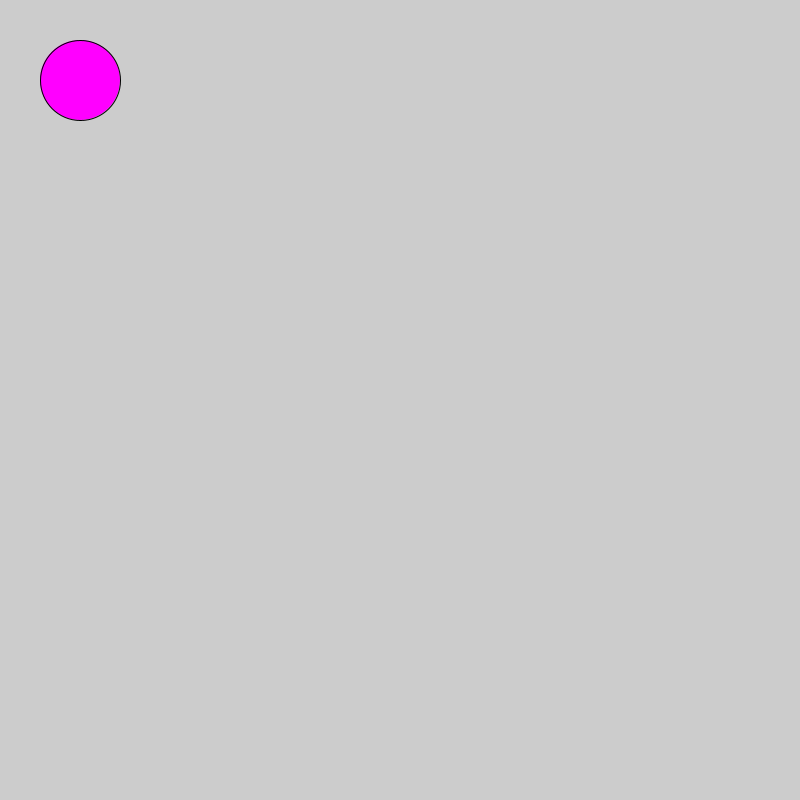
Frame 1 (no input)
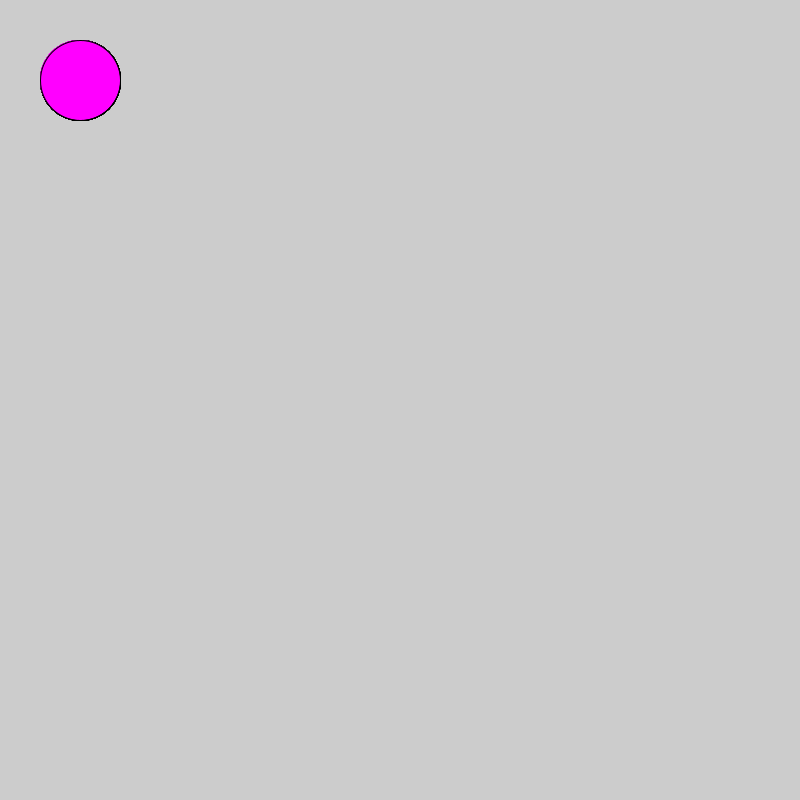
Frame 60 (the mouse pressed at the canvas centre just before this capture)
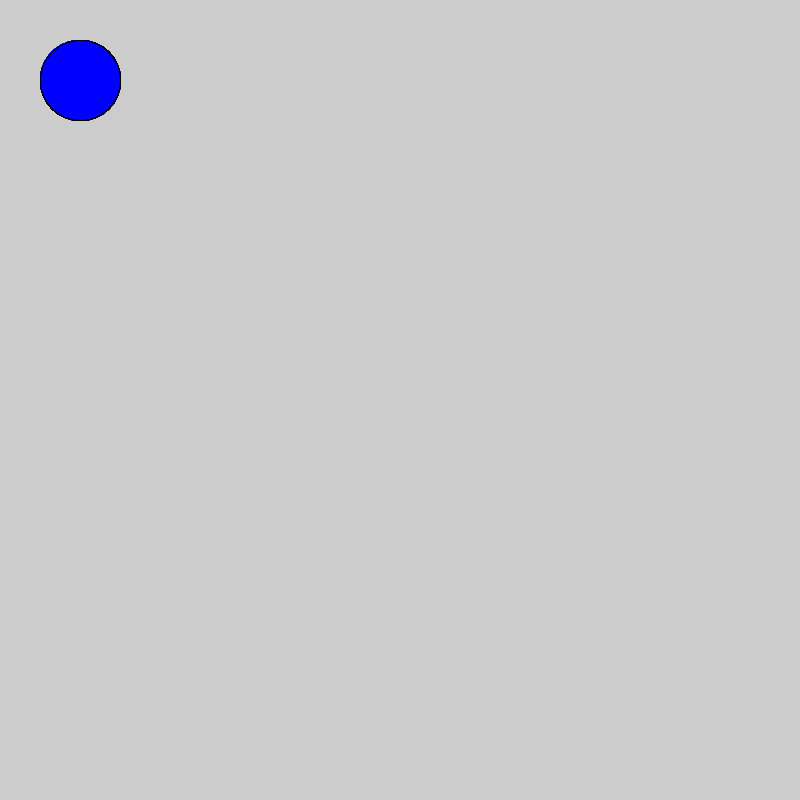
Frame 120 (the mouse held since frame 60 and released just before this capture)

The Processing sketch that drew these frames (run headless with seeded random() and noise(); from frame 60 on, the mouse is pressed at the canvas centre):

// Processing sketch: sketchnoelani
// ── sketchnoelani.pde
void setup() {
  size(800, 800);
}

void draw() {
  
   
fill(255,0,255);
         
if (mousePressed){
fill(0,0,255);}
   
ellipse(80,80,80,80);
}
// Copyright Wintriss Technical Schools 2013
